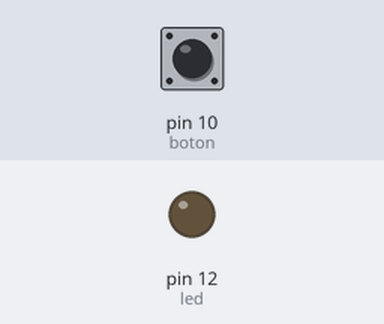
Simulated run of this sketch. Board: Arduino Uno, built with avr-gcc and run on an emulated ATmega328P. Parts: output pins drawn as LEDs (lit = HIGH). The test bench sets the inputs (shaded band); at power-on: pin 10 (boton) LOW.

Above: at 1.2 s.
1.3 s: pin 10 (boton) pulled HIGH for 3.2 s
At 4.3 s:
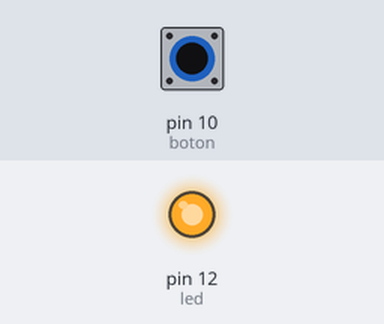
Timing chart, 0 to 5.8 s (numbered marks = the images above; inputs shaded):
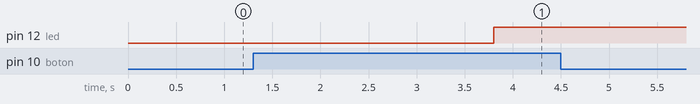

Measured:
- after the input at 1.3 s, pin 12 (led): LOW → HIGH after 2.5 s

The sketch:

ejemplo_2.ino
```cpp
int led=12;
int boton=10;
int estado;
int contador=0;
void setup() {
  pinMode(led,OUTPUT);
  pinMode(boton,INPUT);
}

void loop() {
  while(contador<10){
    estado=digitalRead(boton);
if(estado==HIGH){
  contador++;
  delay(250);
}}
    digitalWrite(led,HIGH);


    }
```
